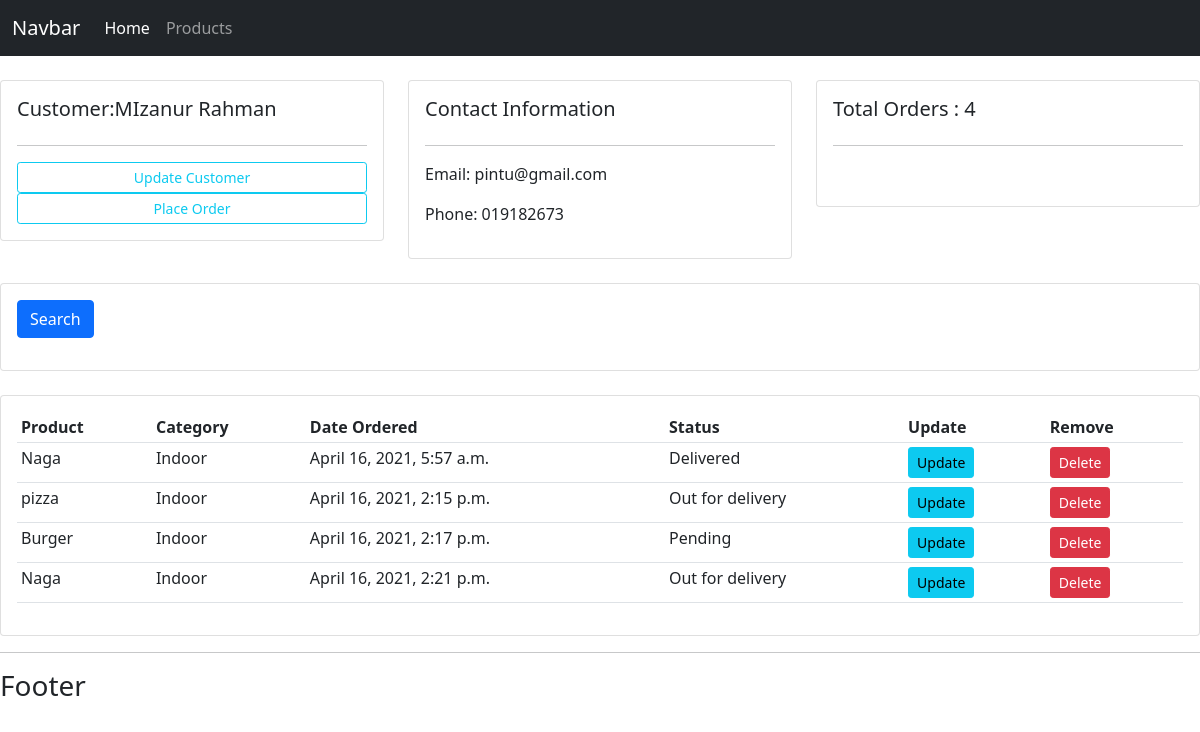
The page /customers/3/ on the database its author committed.
### accounts/models.py (models this page shows, shortened)
class Customer(models.Model):
    name = models.CharField(max_length=200, null=True)
    phone = models.CharField(max_length=200, null=True)
    email = models.CharField(max_length=200, null=True)
    date_created = models.DateTimeField(auto_now_add=True, null=True)

class Order(models.Model):
    STATUS = (
        ('Pending', 'Pending'),
        ('Out for delivery', 'Out for delivery'),
        ('Delivered', 'Delivered'),
    )
    customer = models.ForeignKey(Customer,null=True,on_delete=models.SET_NULL)
    product = models.ForeignKey(Product,null=True,on_delete=models.SET_NULL)
    status = models.CharField(max_length = 200,null = True, choices = STATUS)
    date_created = models.DateTimeField(auto_now_add=True, null=True)

class Product(models.Model):
    CATEGORY = (
        ('Indoor', 'Indoor'),
        ('Out Door', 'Out Door'),
    )
    name = models.CharField(max_length=200, null=True)
    price = models.FloatField(null = True)
    category = models.CharField(max_length = 200, null = True, choices= CATEGORY)
    description = models.CharField(max_length = 200, null = True)
    date_created = models.DateTimeField(auto_now_add=True, null=True)
    tags = models.ManyToManyField(Tag)

### accounts/views.py (the view)
# urls.py: path('customers/<str:pk>/', views.customers, name="customers"),
def customers(request, pk):
    customer = Customer.objects.get(id = pk)
    orders = customer.order_set.all()
    num_of_orders = orders.count()
    my_filter = OrderFilter(request.GET, queryset=orders)
    orders = my_filter.qs
    context = {'customer' : customer, "orders": orders,"num_of_orders":num_of_orders,
               "my_filter": my_filter }
    return render(request, 'accounts/customers.html', context)

### accounts/templates/accounts/customers.html (shortened to what this page needs)
{% extends 'accounts/main.html' %}
{% block content %}
<div class="row">
	<div class="col-md">
		<div class="card card-body">
			<h5>Customer:{{customer.name}}</h5>
			<hr>
			<a class="btn btn-outline-info  btn-sm btn-block" href="">Update Customer</a>
			<a class="btn btn-outline-info  btn-sm btn-block" href="{% url 'create_order' customer.id %}">Place Order</a>
		</div>
	</div>
	<div class="col-md">
		<div class="card card-body">
			<h5>Contact Information</h5>
			<hr>
			<p>Email: {{customer.email}} </p>
			<p>Phone: {{customer.phone}} </p>
		</div>
	</div>
	<div class="col-md">
		<div class="card card-body">
			<h5>Total Orders : {{num_of_orders}}</h5>
			<hr>
			<h1 style="text-align: center;padding: 10px"></h1>
		</div>
	</div>
</div>
<br>
<div class="row">
	<div class="col">
		<div class="card card-body">
			<form method="GET">
		    <button class="btn btn-primary" type="submit">Search</button>
		  </form>
		</div>
	</div>
</div>
<br>
<div class="row">
	<div class="col-md">
		<div class="card card-body">
			<table class="table table-sm">
				<tr>
					<th>Product</th>
					<th>Category</th>
					<th>Date Ordered</th>
					<th>Status</th>
					<th>Update</th>
					<th>Remove</th>
				</tr>
				{% for order in orders %}
				<tr>
					<td>{{order.product.name}}</td>
					<td>{{order.product.category}}</td>
					<td>{{order.date_created}}</td>
					<td>{{order.status}}</td>
					<td> <a class="btn btn-sm btn-info" href="{% url 'update_order' order.id%}">Update</a> </td>
					<td> <a class="btn btn-sm btn-danger" href="{% url 'delete_order' order.id%}">Delete</a></td>
				</tr>
				{% endfor %}
			</table>
		</div>
	</div>
</div>
{% endblock %}

### static/css/main.css (style rules this page uses)
body { background-color: #ebeff5; }

### rows shown on the page
Customer: name "MIzanur Rahman", email "pintu@gmail.com", phone "019182673"
Order: product.name "Naga", product.category "Indoor", date_created "April 16, 2021, 5:57 a.m.", status "Delivered"
Order: product.name "pizza", product.category "Indoor", date_created "April 16, 2021, 2:15 p.m.", status "Out for delivery"
Order: product.name "Burger", product.category "Indoor", date_created "April 16, 2021, 2:17 p.m.", status "Pending"
Order: product.name "Naga", product.category "Indoor", date_created "April 16, 2021, 2:21 p.m.", status "Out for delivery"

### other values the page prints
{{ num_of_orders }} "4"
